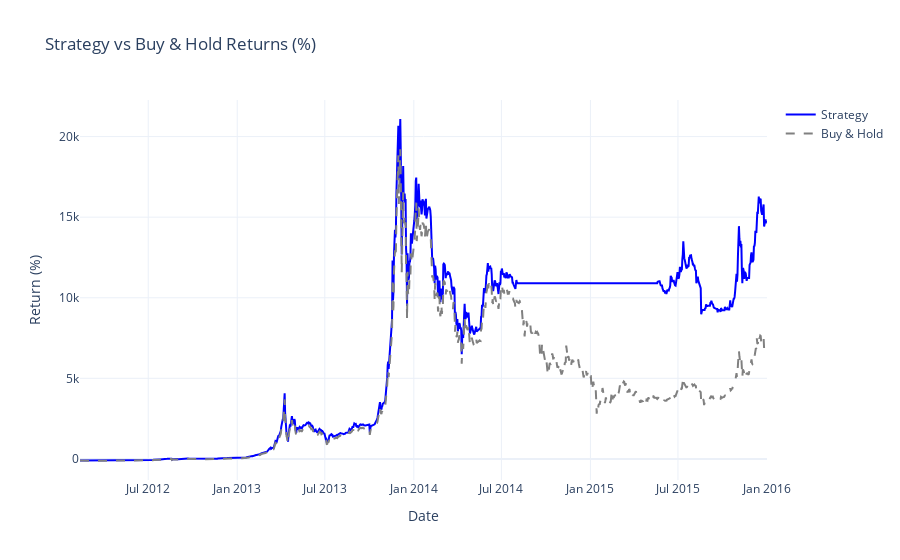
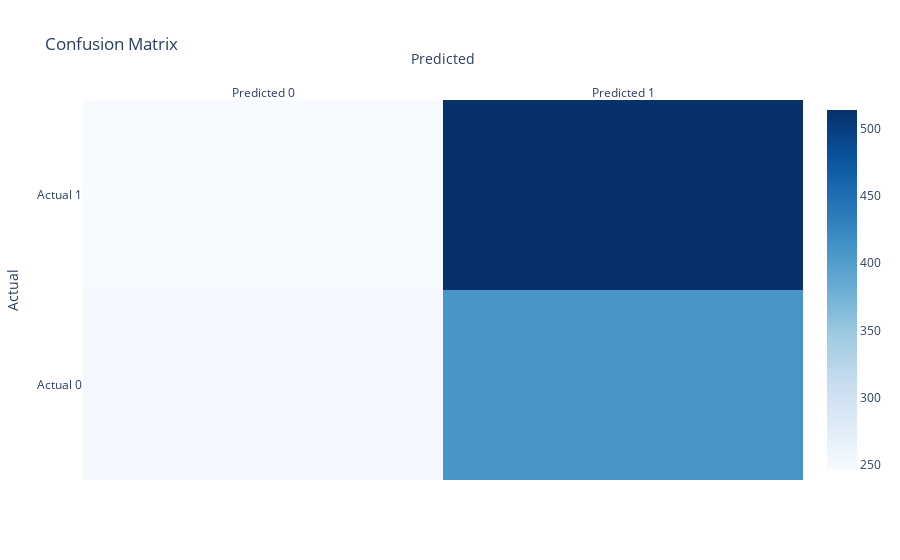
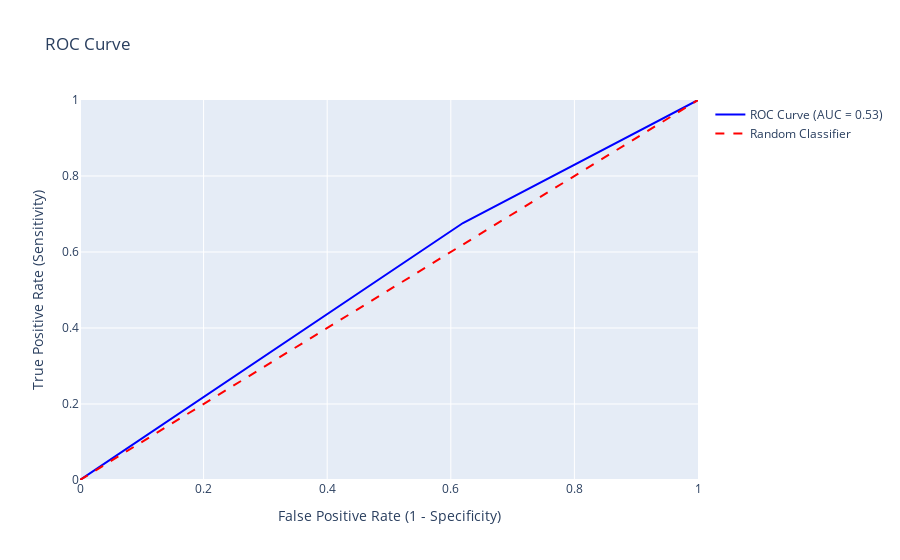

Notebook code cell kept with these figures, in order:
### Code cell
# Example configuration for Jupyter Notebook
if __name__ == "__main__":
    config = {
    'start_date': '2011-06-05',
    'end_date': '2016-01-01',
    'model_type': 'lstm',
    'training_length': 250,
    'window': 5,
    'horizon': 1,
    'binary_mode': True,
    'chainlets': ['C_1_7', 'C_6_1', 'C_3_3', 'C_20_2', 'C_20_3', 'C_20_12', 'C_20_17', 'C_1_1']
}

    price_path = "price_data.csv"
    chainlet_path = "chainlet_data.txt"

    results = run_backtest(config, price_path, chainlet_path)

    # Display results in Jupyter Notebook
    from IPython.display import display

    print("Performance Summary:")
    display(pd.DataFrame([results['summary']]))

    print("Results Table:")
    display(results['results_df'])

    print("Performance Visualization:")
    results['performance_plot'].show()

    print("Confusion Matrix:")
    results['confusion_matrix_plot'].show()

    print("ROC Curve:")
    results['roc_curve_plot'].show()

### Figure 1 — Plotly figure (JSON) as saved in the notebook; plotly's stock layout.template omitted (floating-point values rounded to 4 significant figures; data arrays with more than 128 entries replaced by an {"elided": "..."} marker saying what was removed)
{"data": [{"line": {"color": "blue"}, "name": "Strategy", "type": "scatter", "x": {"elided": "1420 str values"}, "y": {"elided": "1420 float values"}}, {"line": {"color": "gray", "dash": "dash"}, "name": "Buy & Hold", "type": "scatter", "x": {"elided": "1420 str values"}, "y": {"elided": "1420 float values"}}], "layout": {"hovermode": "x unified", "title": {"text": "Strategy vs Buy & Hold Returns (%)"}, "xaxis": {"title": {"text": "Date"}}, "yaxis": {"title": {"text": "Return (%)"}}}}

### Figure 2 — Plotly figure (JSON) as saved in the notebook; plotly's stock layout.template omitted (floating-point values rounded to 4 significant figures)
{"data": [{"colorscale": [[0, "rgb(247,251,255)"], [0.125, "rgb(222,235,247)"], [0.25, "rgb(198,219,239)"], [0.375, "rgb(158,202,225)"], [0.5, "rgb(107,174,214)"], [0.625, "rgb(66,146,198)"], [0.75, "rgb(33,113,181)"], [0.875, "rgb(8,81,156)"], [1, "rgb(8,48,107)"]], "type": "heatmap", "x": ["Predicted 0", "Predicted 1"], "y": ["Actual 0", "Actual 1"], "z": [[251, 409], [246, 514]]}], "layout": {"title": {"text": "Confusion Matrix"}, "xaxis": {"side": "top", "title": {"text": "Predicted"}}, "yaxis": {"title": {"text": "Actual"}}}}

### Figure 3 — Plotly figure (JSON) as saved in the notebook; plotly's stock layout.template omitted (floating-point values rounded to 4 significant figures)
{"data": [{"line": {"color": "blue"}, "mode": "lines", "name": "ROC Curve (AUC = 0.53)", "type": "scatter", "x": [0, 0.6197, 1], "y": [0, 0.6763, 1]}, {"line": {"color": "red", "dash": "dash"}, "mode": "lines", "name": "Random Classifier", "type": "scatter", "x": [0, 1], "y": [0, 1]}], "layout": {"title": {"text": "ROC Curve"}, "xaxis": {"range": [0, 1], "title": {"text": "False Positive Rate (1 - Specificity)"}}, "yaxis": {"range": [0, 1], "title": {"text": "True Positive Rate (Sensitivity)"}}}}
